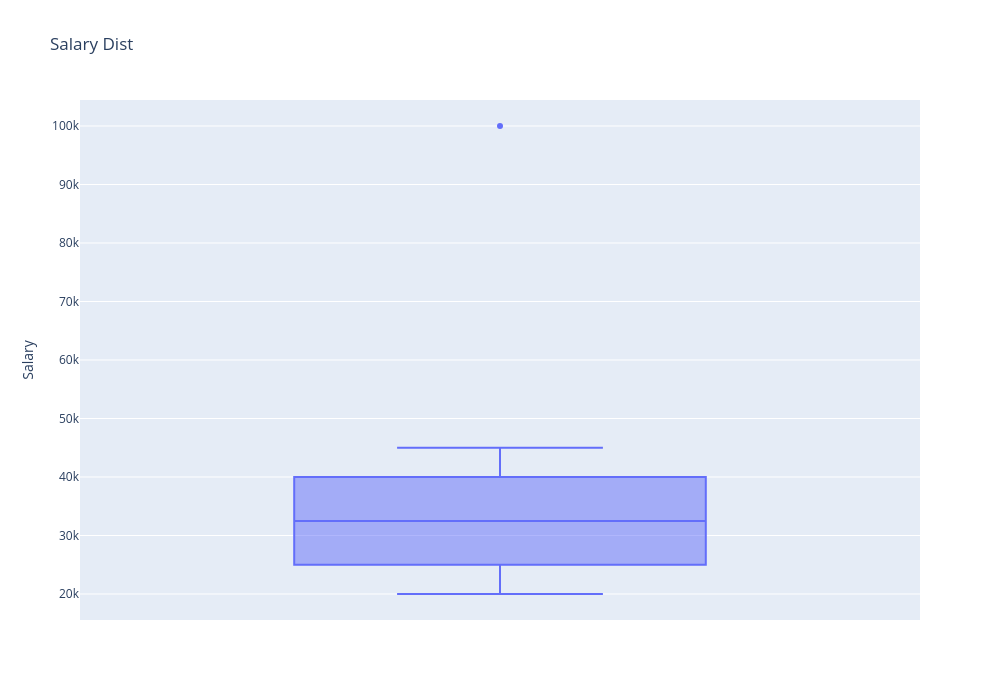

Notebook code cell kept with this figure:
### Code cell
data = {
    "Salary":[20000,22000,25000,27000,30000,37000,35000,40000,45000,100000]
}
fig = px.box(
    data,
    y="Salary",
    title="Salary Dist"
)
fig.update_layout(
    width=1000,
    height = 700
)
fig.show()

### Figure 1 — Plotly figure (JSON) as saved in the notebook; plotly's stock layout.template omitted (floating-point values rounded to 4 significant figures)
{"data": [{"alignmentgroup": "True", "hovertemplate": "Salary=%{y}<extra></extra>", "legendgroup": "", "marker": {"color": "#636efa"}, "name": "", "notched": false, "offsetgroup": "", "orientation": "v", "showlegend": false, "type": "box", "x0": " ", "xaxis": "x", "y": [20000, 22000, 25000, 27000, 30000, 37000, 35000, 40000, 45000, 100000], "y0": " ", "yaxis": "y"}], "layout": {"boxmode": "group", "height": 700, "legend": {"tracegroupgap": 0}, "title": {"text": "Salary Dist"}, "width": 1000, "xaxis": {"anchor": "y", "domain": [0, 1]}, "yaxis": {"anchor": "x", "domain": [0, 1], "title": {"text": "Salary"}}}}
